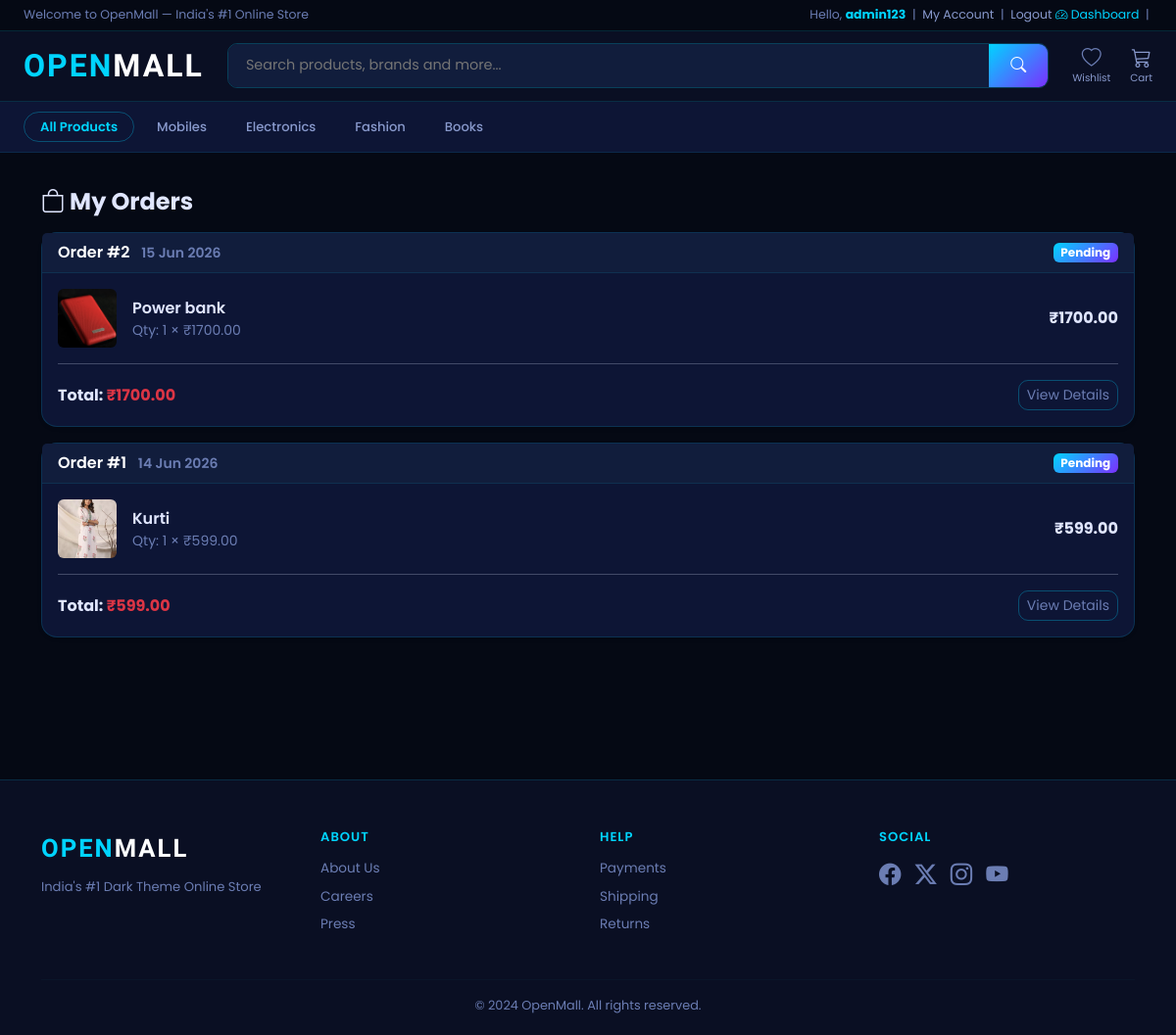
/orders/my-orders/ (signed in), run on an earlier commit of the app's database.
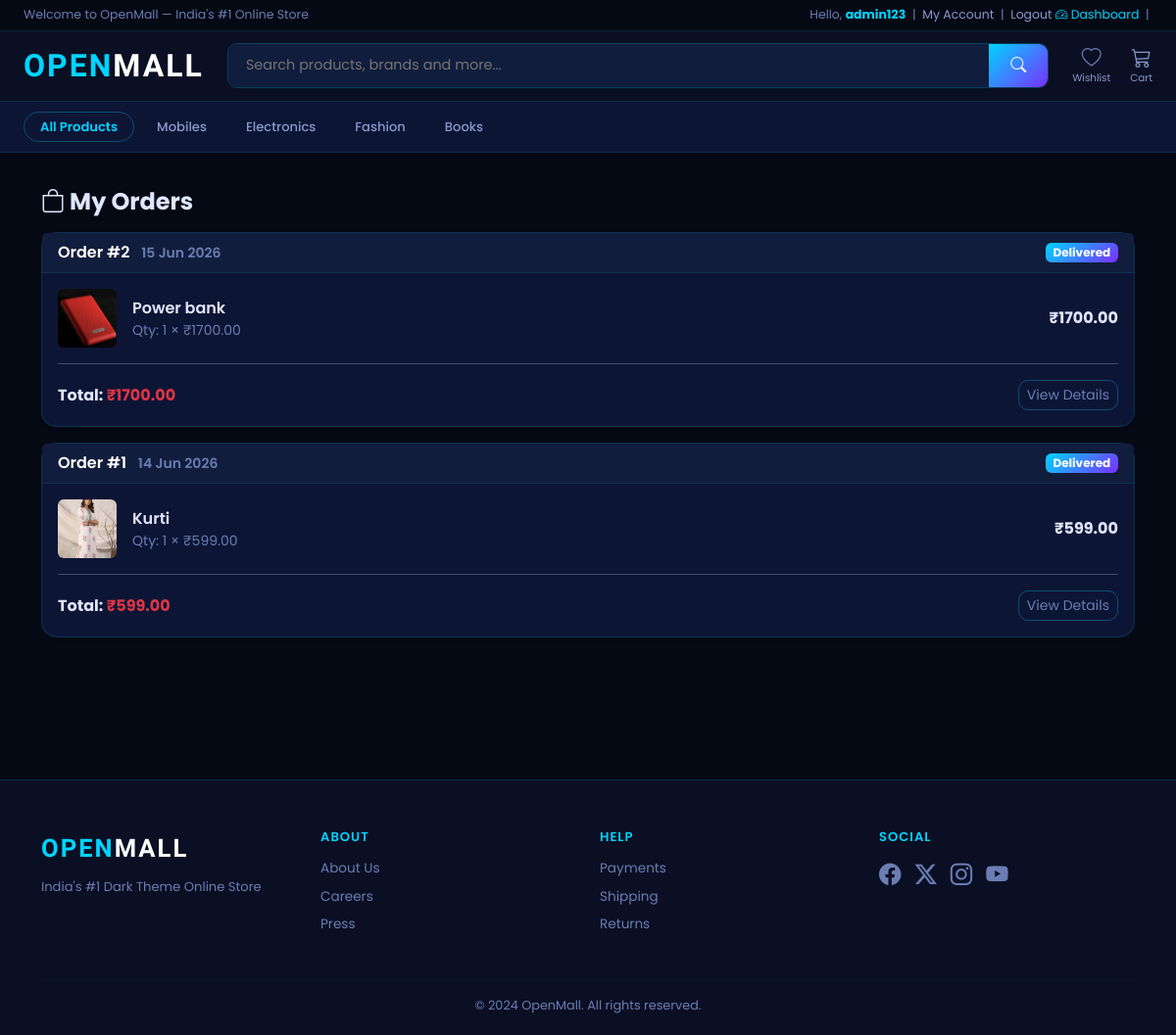
And on a later commit of the database.
### orders/models.py (models this page shows, shortened)
class Order(models.Model):
    STATUS = [
        ('pending',    'Pending'),
        ('processing', 'Processing'),
        ('shipped',    'Shipped'),
        ('delivered',  'Delivered'),
        ('cancelled',  'Cancelled'),
    ]
    user            = models.ForeignKey(User, on_delete=models.CASCADE, related_name='orders')
    first_name      = models.CharField(max_length=100)
    last_name       = models.CharField(max_length=100)
    email           = models.EmailField()
    phone           = models.CharField(max_length=15)
    address         = models.TextField()
    city            = models.CharField(max_length=100)
    state           = models.CharField(max_length=100)
    pincode         = models.CharField(max_length=10)
    created         = models.DateTimeField(auto_now_add=True)
    updated         = models.DateTimeField(auto_now=True)
    paid            = models.BooleanField(default=False)
    status          = models.CharField(max_length=20, choices=STATUS, default='pending')
    total_price     = models.DecimalField(max_digits=10, decimal_places=2, default=0)
    points_redeemed = models.PositiveIntegerField(default=0)
    class Meta:
        ordering = ['-created']

### orders/views.py (the view)
# urls.py: path('my-orders/',             views.order_list,       name='order_list'),
@login_required
def order_list(request):
    orders = Order.objects.filter(user=request.user)
    return render(request, 'orders/order_list.html', {'orders': orders})

### cart/cart.py (called while the page is built)
    def __len__(self):
        return sum(item['quantity'] for item in self.cart.values())

### cart/context_processors.py (called while the page is built)
def cart(request):
    return {'cart': Cart(request)}

### orders/models.py (called while the page is built)
    def get_cost(self):
        return self.price * self.quantity

### store/context_processors.py (called while the page is built)
def categories_nav(request):
    return {'categories_nav': Category.objects.all()[:10]}

### store/models.py (called while the page is built)
    def get_absolute_url(self):
        return reverse('store:product_list_by_category', args=[self.slug])

### templates/orders/order_list.html (shortened to what this page needs)
{% extends 'base.html' %}
{% block content %}
<div class="container mt-3">
  <h4 class="fw-bold mb-3"><i class="bi bi-bag"></i> My Orders</h4>
  {% if orders %}
    {% for order in orders %}
    <div class="card shadow-sm mb-3">
      <div class="card-header d-flex justify-content-between align-items-center bg-white">
        <span class="fw-semibold">Order #{{ order.id }}
          <small class="text-muted ms-2">{{ order.created|date:"d M Y" }}</small>
        </span>
        <span class="badge bg-warning text-dark">{{ order.get_status_display }}</span>
      </div>
      <div class="card-body">
        {% for item in order.items.all %}
        <div class="d-flex align-items-center gap-3 mb-2">
          {% if item.product.image %}
            <img src="{{ item.product.image.url }}"
                 style="width:60px;height:60px;object-fit:cover;" class="rounded">
          {% endif %}
          <div>
            <p class="mb-0 fw-semibold">{{ item.product.name }}</p>
            <p class="mb-0 small text-muted">Qty: {{ item.quantity }} × ₹{{ item.price }}</p>
          </div>
          <div class="ms-auto fw-bold">₹{{ item.get_cost }}</div>
        </div>
        {% endfor %}
        <hr>
        <div class="d-flex justify-content-between align-items-center">
          <span class="fw-bold">Total: <span class="text-danger">₹{{ order.total_price }}</span></span>
          <a href="{% url 'orders:order_detail' order.id %}"
             class="btn btn-sm btn-outline-secondary">View Details</a>
        </div>
      </div>
    </div>
    {% endfor %}
  {% else %}
  <div class="text-center py-5">
    <i class="bi bi-bag-x fs-1 text-muted"></i>
    <p class="text-muted mt-3">No orders yet.</p>
    <a href="{% url 'store:product_list' %}" class="btn btn-warning">Start Shopping</a>
  </div>
  {% endif %}
</div>
{% endblock %}

What changed in the data, as far as the page shows it:
changed Order "15 Jun 2026": status "Pending" → "Delivered"
changed Order "14 Jun 2026": status "Pending" → "Delivered"
